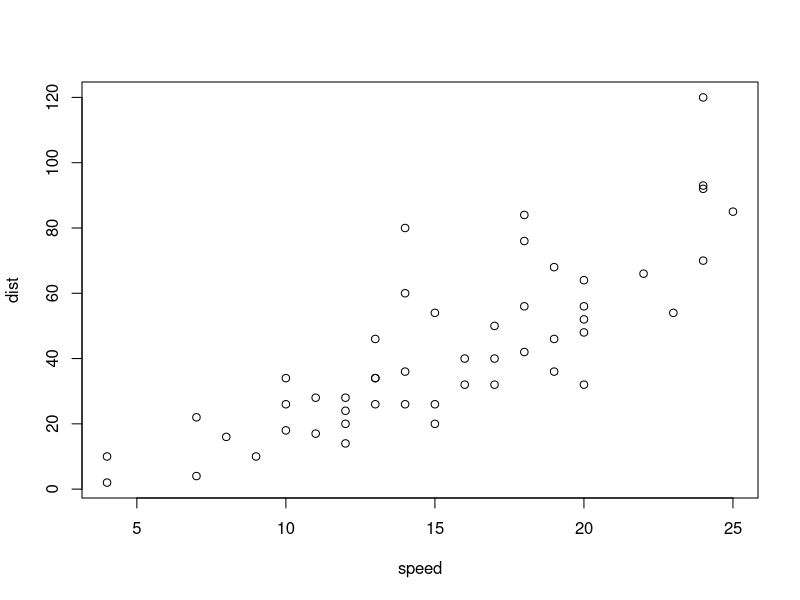
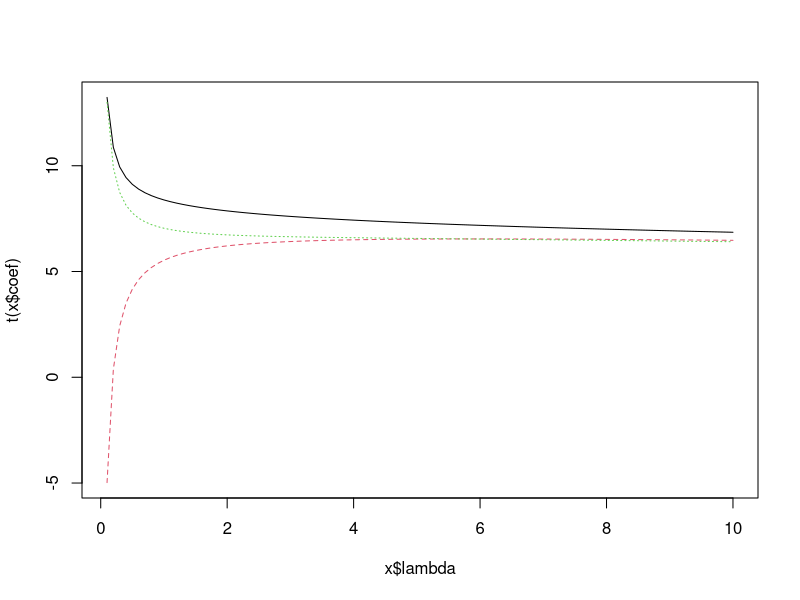
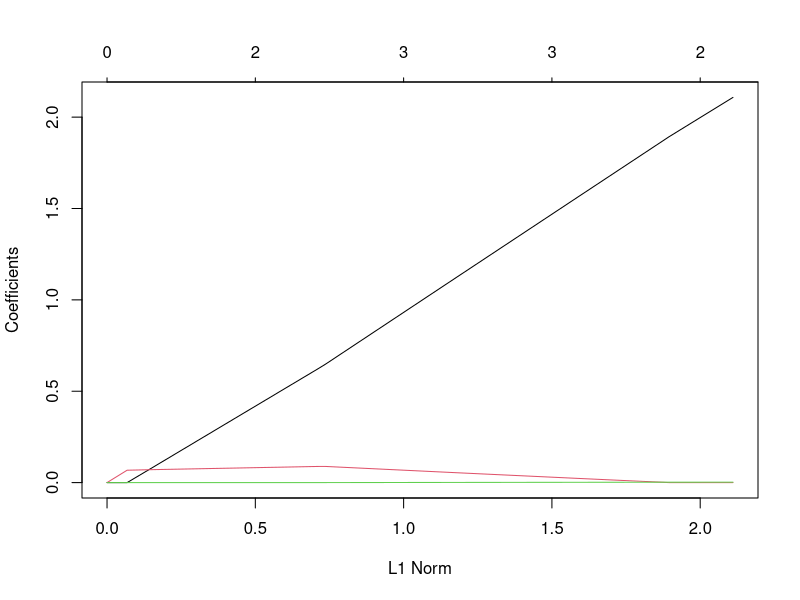
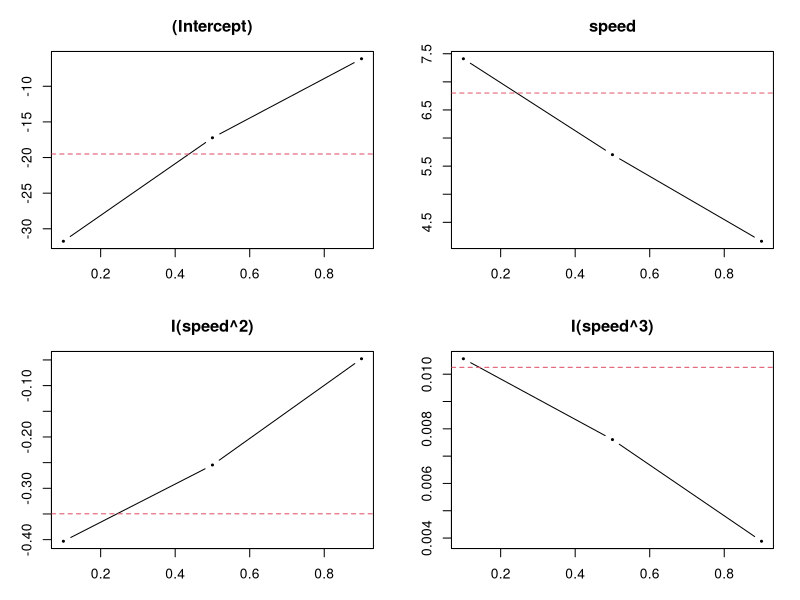

Write R code to recreate these figures, in order. (Note: this script raises an error after producing the figures.)
## ---- chunk 1
library(knitr)
opts_chunk$set(cache=TRUE)

library(ggplot2) # графики
library(glmnet) # LASSO
library(car) # compute vif()
library(MASS) # ridge regression
library(quantreg) # quantile regression
# install.packages("glmnet") # может быть нужно установить пакеты...
## ---- chunk 2
h <- cars
plot(h)
## ---- chunk 3
m.poly3 <- lm(dist~speed+I(speed^2)+I(speed^3),data=h)
## ---- chunk 4
summary(m.poly3)
## ---- chunk 5
X <- model.matrix(~0+speed+I(speed^2)+I(speed^3),data=h)
cor(X)
## ---- chunk 6
X <- model.matrix(~speed+I(speed^2)+I(speed^3),data=h)
XX <- t(X) %*% X
eigen <- eigen(XX)
eigen$values
CI <- sqrt(max(eigen$values)/min(eigen$values))
CI
## ---- chunk 7
vif(m.poly3)
## ---- chunk 8
m.vif1 <- lm(speed~I(speed^2)+I(speed^3),data=h)
r2.1 <- summary(m.vif1)$r.squared
vif1 <- 1/(1-r2.1)
vif1
## ---- chunk 9
vcov(m.poly3)
## ---- chunk 10
new <- data.frame(speed=10)
predict(m.poly3,newdata=new,interval='confidence')
## ---- chunk 11
h$spc <- h$speed - mean(h$speed)
m.poly3c <- lm(dist~spc+I(spc^2)+I(spc^3),data=h)
summary(m.poly3c)
## ---- chunk 12
vcov(m.poly3c)
## ---- chunk 13
new$spc <- 10 - mean(h$speed)
predict(m.poly3c,newdata=new,interval='confidence')
## ---- chunk 14
m.line <- lm(dist~speed,data=h)
summary(m.line)
## ---- chunk 15
lambdas <- seq(0.1,10,by=0.1) # для этих лямбд будем делать RR
m.rr <- lm.ridge(dist~speed+I(speed^2)+I(speed^3),lambda=lambdas,data=h)
## ---- chunk 16
head(coef(m.rr))
plot(m.rr)
## ---- chunk 17
select(m.rr)
## ---- chunk 18
X <- model.matrix(~0+speed+I(speed^2)+I(speed^3),data=cars)
y <- h$dist
fit <- glmnet(X,y)
plot(fit)
## ---- chunk 19
head(fit$lambda) # вектор лямбд
head(fit$a0) # вектор оценок свободных коэффициентов
## ---- chunk 20
fit$beta[,1:5] # покажем только первые 5
## ---- chunk 21
cv.fit <- cv.glmnet(X,y)
cv.fit$lambda.min
## ---- chunk 22
m.poly3q <- rq(dist~speed+I(speed^2)+I(speed^3),data=h,tau=c(0.1,0.5,0.9))
plot(m.poly3q)
## ---- chunk 23
summary(m2,se="boot")
## ---- chunk 24

